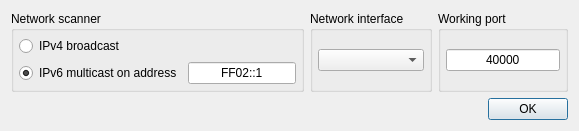
<?xml version="1.0" encoding="UTF-8"?>
<ui version="4.0">
 <class>NetworkConfigurationWindow</class>
 <widget class="QDialog" name="NetworkConfigurationWindow">
  <property name="geometry">
   <rect>
    <x>0</x>
    <y>0</y>
    <width>579</width>
    <height>119</height>
   </rect>
  </property>
  <property name="sizePolicy">
   <sizepolicy hsizetype="Preferred" vsizetype="Preferred">
    <horstretch>0</horstretch>
    <verstretch>0</verstretch>
   </sizepolicy>
  </property>
  <property name="windowTitle">
   <string>Network configuration</string>
  </property>
   <layout class="QVBoxLayout" name="verticalLayout_3">
    <item>
     <layout class="QHBoxLayout" name="horizontalLayout_3">
      <item>
       <widget class="QGroupBox" name="ipGroupBox">
        <property name="title">
         <string>Network scanner</string>
        </property>
        <layout class="QVBoxLayout" name="verticalLayout_2">
         <property name="leftMargin">
          <number>5</number>
         </property>
         <property name="topMargin">
          <number>5</number>
         </property>
         <property name="rightMargin">
          <number>5</number>
         </property>
         <property name="bottomMargin">
          <number>5</number>
         </property>
         <item>
          <widget class="QRadioButton" name="ipv4Radio">
           <property name="text">
            <string>IPv4 broadcast</string>
           </property>
          </widget>
         </item>
         <item>
          <layout class="QHBoxLayout" name="horizontalLayout_2">
           <item>
            <widget class="QRadioButton" name="ipv6Radio">
             <property name="text">
              <string>IPv6 multicast on address</string>
             </property>
             <property name="checked">
              <bool>true</bool>
             </property>
            </widget>
           </item>
           <item>
            <widget class="QLineEdit" name="ipv6AddressText">
             <property name="sizePolicy">
              <sizepolicy hsizetype="Fixed" vsizetype="Fixed">
               <horstretch>0</horstretch>
               <verstretch>0</verstretch>
              </sizepolicy>
             </property>
             <property name="text">
              <string>FF02::1</string>
             </property>
             <property name="alignment">
              <set>Qt::AlignCenter</set>
             </property>
            </widget>
           </item>
          </layout>
         </item>
        </layout>
       </widget>
      </item>
      <item>
       <widget class="QGroupBox" name="networkInterfaceGroup">
        <property name="title">
         <string>Network interface</string>
        </property>
        <layout class="QHBoxLayout" name="horizontalLayout">
         <property name="spacing">
          <number>0</number>
         </property>
         <property name="leftMargin">
          <number>5</number>
         </property>
         <property name="topMargin">
          <number>5</number>
         </property>
         <property name="rightMargin">
          <number>5</number>
         </property>
         <property name="bottomMargin">
          <number>5</number>
         </property>
         <item>
          <widget class="QComboBox" name="networkInterfaceBox"/>
         </item>
        </layout>
       </widget>
      </item>
      <item>
       <widget class="QGroupBox" name="portGroupBox">
        <property name="title">
         <string>Working port</string>
        </property>
        <layout class="QVBoxLayout" name="verticalLayout">
         <property name="leftMargin">
          <number>5</number>
         </property>
         <property name="topMargin">
          <number>5</number>
         </property>
         <property name="rightMargin">
          <number>5</number>
         </property>
         <property name="bottomMargin">
          <number>5</number>
         </property>
         <item>
          <widget class="QLineEdit" name="portText">
           <property name="text">
            <string>40000</string>
           </property>
           <property name="alignment">
            <set>Qt::AlignCenter</set>
           </property>
          </widget>
         </item>
        </layout>
       </widget>
      </item>
     </layout>
    </item>
    <item>
     <layout class="QHBoxLayout" name="horizontalLayout_4">
      <item>
       <spacer name="horizontalSpacer">
        <property name="orientation">
         <enum>Qt::Horizontal</enum>
        </property>
        <property name="sizeHint" stdset="0">
         <size>
          <width>40</width>
          <height>20</height>
         </size>
        </property>
       </spacer>
      </item>
      <item>
       <widget class="QPushButton" name="okButton">
        <property name="sizePolicy">
         <sizepolicy hsizetype="Fixed" vsizetype="Fixed">
          <horstretch>0</horstretch>
          <verstretch>0</verstretch>
         </sizepolicy>
        </property>
        <property name="text">
         <string>OK</string>
        </property>
       </widget>
      </item>
     </layout>
    </item>
   </layout>
 </widget>
 <resources/>
 <connections/>
</ui>
